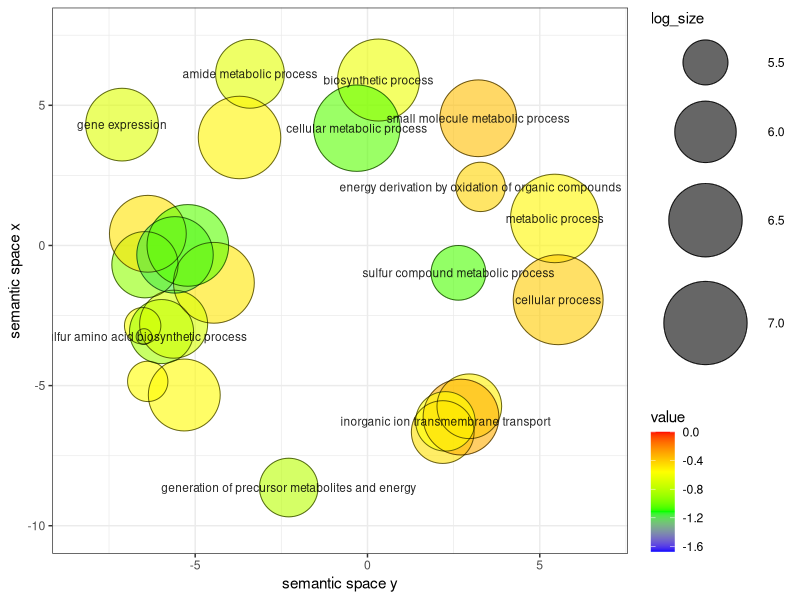

Generate this figure with R:
# A plotting R script produced by the Revigo server at http://revigo.irb.hr/
# If you found Revigo useful in your work, please cite the following reference:
# Supek F et al. "REVIGO summarizes and visualizes long lists of Gene Ontology
# terms" PLoS ONE 2011. doi:10.1371/journal.pone.0021800

# --------------------------------------------------------------------------
# If you don't have the ggplot2 package installed, uncomment the following line:
# install.packages( "ggplot2" );
library( ggplot2 );

# --------------------------------------------------------------------------
# If you don't have the scales package installed, uncomment the following line:
# install.packages( "scales" );
library( scales );

# --------------------------------------------------------------------------
# Here is your data from Revigo. Scroll down for plot configuration options.

revigo.names <- c("term_ID","description","frequency","plot_X","plot_Y","log_size","value","uniqueness","dispensability");
revigo.data <- rbind(c("GO:0000097","sulfur amino acid biosynthetic process",0.4753877262335075,-6.484535601300957,-3.2512149885669896,5.15510516225765,-1.6721100183514574,0.4617980577579239,0),
c("GO:0006082","organic acid metabolic process",8.895121929802153,-5.316594261360307,-5.335578383686326,6.427206226819538,-0.5437129366833218,0.5903482241840751,0.61251244),
c("GO:0006091","generation of precursor metabolites and energy",2.62835465282124,-2.285030708746845,-8.636950971642012,5.897738674144431,-0.8018076918319963,0.8657775739358771,0.09500459),
c("GO:0006412","translation",5.085673767131161,-6.45794403180272,-0.6872870559405528,6.184402940776566,-0.9222688203476079,0.5527906699190307,0.39396409),
c("GO:0006790","sulfur compound metabolic process",1.9505422206753265,2.638525805213888,-0.9764541024082434,5.768210254776623,-1.059687761181327,0.8711754750068305,0.07750958),
c("GO:0006811","monoatomic ion transport",4.401907471506606,2.9552069834417036,-5.737909096920739,6.1216953964406695,-0.5159081022115846,0.9247796222039689,0.41209348),
c("GO:0008152","metabolic process",65.3565173451011,5.434622832894199,0.9635218339561311,7.293343082853126,-0.5324925262609468,1,-0),
c("GO:0009058","biosynthetic process",28.23839282673206,0.3200188520917136,5.901451847067226,6.928894185470589,-0.6272959929161674,0.8829090736994322,0.14934071),
c("GO:0009059","macromolecule biosynthetic process",15.258385035486357,-6.373550748818352,0.41699883060622506,6.661562823384344,-0.46945326112775015,0.6587376695759913,0.56953202),
c("GO:0009066","aspartate family amino acid metabolic process",0.8335242561063357,-6.376758527827575,-4.849927370251764,5.398974134528076,-0.5509074688805811,0.5516980754176546,0.66063227),
c("GO:0009067","aspartate family amino acid biosynthetic process",0.7067468781798288,-6.5241541398258285,-2.865384712560393,5.327320101614222,-0.583575861810416,0.4657676528540915,0.64913149),
c("GO:0009987","cellular process",79.12519251933975,5.533688847712614,-1.93702791406994,7.376368956838209,-0.3982191325548129,1,-0),
c("GO:0010467","gene expression",9.706370753664654,-7.122409597016503,4.311003459495307,6.465111183714701,-0.6774168775687096,0.8653112086705553,0.0968997),
c("GO:0015980","energy derivation by oxidation of organic compounds",1.3592204656440126,3.282308074436649,2.088990736053872,5.611345126683129,-0.4238752750649395,0.8771507599136,0.08739706),
c("GO:0016053","organic acid biosynthetic process",4.173911088262467,-5.9763628666311694,-3.0724989076745555,6.0985976985445784,-0.8667453920830168,0.4551818216758115,0.61893742),
c("GO:0034220","monoatomic ion transmembrane transport",3.707494071415495,2.183651579068683,-6.657935281448199,6.047135013730295,-0.4648869792587226,0.9046640091790817,0.50368514),
c("GO:0043603","amide metabolic process",6.518961624921768,-3.409743925944346,6.123655887120361,6.292232804957447,-0.6635983093847462,0.8587586683318054,0.09076698),
c("GO:0044237","cellular metabolic process",49.22533251163365,-0.3098550837691735,4.183501571364816,7.170242846650484,-1.0396862247504393,0.8606844236613954,0.04864775),
c("GO:0044249","cellular biosynthetic process",24.389190152163454,-4.456791350194297,-1.3325727202550601,6.865251597822689,-0.47940381422279016,0.6207709354827494,0.66782618),
c("GO:0044281","small molecule metabolic process",15.15473791824727,3.216370096764196,4.5371331649479405,6.658602684396198,-0.36184832601960887,0.8985215571006988,0.11353227),
c("GO:0044283","small molecule biosynthetic process",6.034460163531009,-5.625426681199726,-2.8090247551320897,6.258692822898982,-0.7003968315145346,0.5520556830400412,0.392549),
c("GO:0055085","transmembrane transport",13.53545668727302,2.7139564310311948,-6.123499097176011,6.609527179077396,-0.31329403474692985,0.8952594243068406,0.5384965),
c("GO:0098660","inorganic ion transmembrane transport",2.8120629398541377,2.260771955788425,-6.27627601256705,5.9270797094445795,-0.5642718647332616,0.9076321835796111,0.0109587),
c("GO:1901564","organonitrogen compound metabolic process",29.993834591427927,-3.7133846772199774,3.85197286382487,6.955086199151694,-0.5273386086990232,0.799393513899416,0.18637799),
c("GO:1901566","organonitrogen compound biosynthetic process",14.63667861962968,-5.585572300077834,-0.3360075040345086,6.643496794616454,-1.1685589752888854,0.6038423381663047,0.26208529),
c("GO:1901576","organic substance biosynthetic process",27.07678740968754,-5.212767513378242,0.0015604027641711938,6.910651347384342,-1.0371525879478156,0.6362847961511804,0.56219288));

one.data <- data.frame(revigo.data);
names(one.data) <- revigo.names;
one.data <- one.data [(one.data$plot_X != "null" & one.data$plot_Y != "null"), ];
one.data$plot_X <- as.numeric( as.character(one.data$plot_X) );
one.data$plot_Y <- as.numeric( as.character(one.data$plot_Y) );
one.data$log_size <- as.numeric( as.character(one.data$log_size) );
one.data$value <- as.numeric( as.character(one.data$value) );
one.data$frequency <- as.numeric( as.character(one.data$frequency) );
one.data$uniqueness <- as.numeric( as.character(one.data$uniqueness) );
one.data$dispensability <- as.numeric( as.character(one.data$dispensability) );
#head(one.data);


# --------------------------------------------------------------------------
# Names of the axes, sizes of the numbers and letters, names of the columns,
# etc. can be changed below

p1 <- ggplot( data = one.data );
p1 <- p1 + geom_point( aes( plot_X, plot_Y, colour = value, size = log_size), alpha = I(0.6) );
p1 <- p1 + scale_colour_gradientn( colours = c("blue", "green", "yellow", "red"), limits = c( min(one.data$value), 0) );
p1 <- p1 + geom_point( aes(plot_X, plot_Y, size = log_size), shape = 21, fill = "transparent", colour = I (alpha ("black", 0.6) ));
p1 <- p1 + scale_size( range=c(5, 30)) + theme_bw(); # + scale_fill_gradientn(colours = heat_hcl(7), limits = c(-300, 0) );
ex <- one.data [ one.data$dispensability < 0.15, ];
p1 <- p1 + geom_text( data = ex, aes(plot_X, plot_Y, label = description), colour = I(alpha("black", 0.85)), size = 3 );
p1 <- p1 + labs (y = "semantic space x", x = "semantic space y");
p1 <- p1 + theme(legend.key = element_blank()) ;
one.x_range = max(one.data$plot_X) - min(one.data$plot_X);
one.y_range = max(one.data$plot_Y) - min(one.data$plot_Y);
p1 <- p1 + xlim(min(one.data$plot_X)-one.x_range/10,max(one.data$plot_X)+one.x_range/10);
p1 <- p1 + ylim(min(one.data$plot_Y)-one.y_range/10,max(one.data$plot_Y)+one.y_range/10);


# --------------------------------------------------------------------------
# Output the plot to screen
pdf( file="H_T1_VS_T3_scatterplot.pdf", width=16, height=9 ) 
p1
dev.off()

